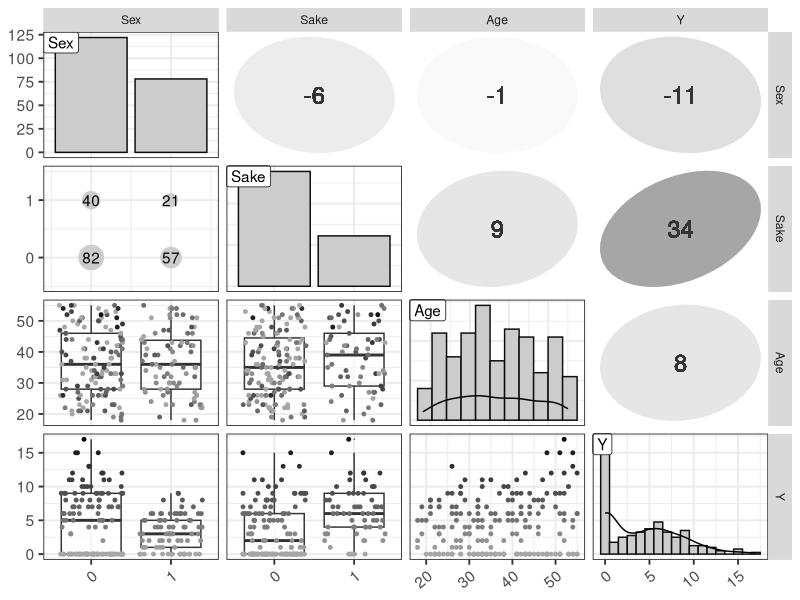

The R script that drew this image:
library(ggplot2)
library(GGally)

d <- read.csv(file='input/data-ZIP.txt')
d$Sex <- as.factor(d$Sex)
d$Sake <- as.factor(d$Sake)

N_col <- ncol(d)
ggp <- ggpairs(d, upper='blank', diag='blank', lower='blank')

for (i in 1:N_col) {
  x <- d[,i]
  p <- ggplot(data.frame(x), aes(x=x)) +
    theme_bw(base_size=14) +
    theme(axis.text.x=element_text(angle=40, vjust=1, hjust=1))
  if (class(x) == 'factor') {
    p <- p + geom_bar(color='grey5', fill='grey80')
  } else {
    bw <- ifelse(colnames(d)[i] == 'Y', 1, (max(x)-min(x))/10)
    p <- p + geom_histogram(binwidth=bw, color='grey5', fill='grey80') +
      geom_line(aes(y=after_stat(count)*bw), stat='density')
  }
  p <- p + geom_label(data=data.frame(x=-Inf, y=Inf, label=colnames(d)[i]), aes(x=x, y=y, label=label), hjust=0, vjust=1)
  ggp <- putPlot(ggp, p, i, i)
}

zcolat <- seq(-1, 1, length=81)
zcolre <- c(zcolat[1:40]+1, rev(zcolat[41:81]))

for (i in 1:(N_col-1)) {
  for (j in (i+1):N_col) {
    x <- as.numeric(d[,i])
    y <- as.numeric(d[,j])
    r <- cor(x, y, method='spearman', use='pairwise.complete.obs')
    zcol <- lattice::level.colors(r, at=zcolat, col.regions=grey(zcolre))
    textcol <- ifelse(abs(r) < 0.4, 'grey20', 'white')
    ell <- ellipse::ellipse(r, level=0.95, type='l', npoints=50, scale=c(.2, .2), centre=c(.5, .5))
    p <- ggplot(data.frame(ell), aes(x=x, y=y)) + theme_bw() + theme(
      plot.background=element_blank(),
      panel.grid.major=element_blank(), panel.grid.minor=element_blank(),
      panel.border=element_blank(), axis.ticks=element_blank()) +
      geom_polygon(fill=zcol, color=zcol) +
      geom_text(data=NULL, x=.5, y=.5, label=100*round(r, 2), size=6, col=textcol)
    ggp <- putPlot(ggp, p, i, j)
  }
}

for (j in 1:(N_col-1)) {
  for (i in (j+1):N_col) {
    x <- d[,j]
    y <- d[,i]
    if (class(x) == 'factor' && class(y) == 'factor') {
      p <- ggplot(reshape2::melt(table(x,y)), aes(x=x, y=y)) +
        theme_bw(base_size=14) +
        geom_point(aes(size=value), color='grey80') +
        geom_text(aes(label=value)) +
        scale_size_area(max_size=8) +
        scale_x_continuous(breaks=0:1, limits=c(-0.5,1.5)) + scale_y_continuous(breaks=0:1, limits=c(-0.5,1.5))
    } else {
      p <- ggplot(data.frame(x, y, Y=as.numeric(d$Y)), aes(x=x, y=y, color=Y)) +
        theme_bw(base_size=14) +
        theme(axis.text.x=element_text(angle=40, vjust=1, hjust=1))
      if (class(x) == 'factor') {
        p <- p + geom_boxplot(alpha=3/6, outlier.size=0, fill='white') +
          geom_point(position=position_jitter(w=0.4, h=0), size=1)
      } else {
        p <- p + geom_point(size=1)
      }
      p <- p + scale_color_gradient(low='grey65', high='grey5')
    }
    ggp <- putPlot(ggp, p, i, j)
  }
}

png(file='output/fig11-4.png', w=1600, h=1600, res=300)
print(ggp, left=0.3, bottom=0.3)
dev.off()
